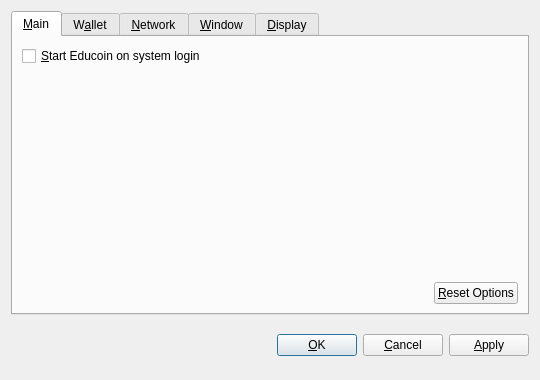
<?xml version="1.0" encoding="UTF-8"?>
<ui version="4.0">
 <class>OptionsDialog</class>
 <widget class="QDialog" name="OptionsDialog">
  <property name="geometry">
   <rect>
    <x>0</x>
    <y>0</y>
    <width>540</width>
    <height>380</height>
   </rect>
  </property>
  <property name="windowTitle">
   <string>Options</string>
  </property>
  <property name="modal">
   <bool>true</bool>
  </property>
  <layout class="QVBoxLayout" name="verticalLayout">
   <item>
    <widget class="QTabWidget" name="tabWidget">
     <property name="tabPosition">
      <enum>QTabWidget::North</enum>
     </property>
     <property name="currentIndex">
      <number>0</number>
     </property>
     <widget class="QWidget" name="tabMain">
      <attribute name="title">
       <string>&amp;Main</string>
      </attribute>
      <layout class="QVBoxLayout" name="verticalLayout_Main">
       <item>
        <widget class="QCheckBox" name="bitcoinAtStartup">
         <property name="toolTip">
          <string>Automatically start Educoin after logging in to the system.</string>
         </property>
         <property name="text">
          <string>&amp;Start Educoin on system login</string>
         </property>
        </widget>
       </item>
       <item>
        <spacer name="verticalSpacer_Main">
         <property name="orientation">
          <enum>Qt::Vertical</enum>
         </property>
         <property name="sizeHint" stdset="0">
          <size>
           <width>20</width>
           <height>40</height>
          </size>
         </property>
        </spacer>
       </item>
       <item>
        <layout class="QHBoxLayout" name="horizontalLayout_2_Main">
         <item>
          <spacer name="horizontalSpacer_2_Main">
           <property name="orientation">
            <enum>Qt::Horizontal</enum>
           </property>
           <property name="sizeHint" stdset="0">
            <size>
             <width>40</width>
             <height>20</height>
            </size>
           </property>
          </spacer>
         </item>
         <item>
          <widget class="QPushButton" name="resetButton">
           <property name="toolTip">
            <string>Reset all client options to default.</string>
           </property>
           <property name="text">
            <string>&amp;Reset Options</string>
           </property>
           <property name="autoDefault">
            <bool>false</bool>
           </property>
          </widget>
         </item>
        </layout>
       </item>
      </layout>
     </widget>
     <widget class="QWidget" name="tabWallet">
      <attribute name="title">
       <string>W&amp;allet</string>
      </attribute>
      <layout class="QVBoxLayout" name="verticalLayout_Network">
       <item>
        <widget class="QLabel" name="transactionFeeInfoLabel">
         <property name="text">
          <string>Optional transaction fee per kB that helps make sure your transactions are processed quickly. Most transactions are 1 kB.</string>
         </property>
         <property name="textFormat">
          <enum>Qt::PlainText</enum>
         </property>
         <property name="wordWrap">
          <bool>true</bool>
         </property>
        </widget>
       </item>
       <item>
        <layout class="QHBoxLayout" name="horizontalLayout_1_Main">
         <item>
          <widget class="QLabel" name="transactionFeeLabel">
           <property name="text">
            <string>Pay transaction &amp;fee</string>
           </property>
           <property name="textFormat">
            <enum>Qt::PlainText</enum>
           </property>
           <property name="buddy">
            <cstring>transactionFee</cstring>
           </property>
          </widget>
         </item>
         <item>
          <widget class="BitcoinAmountField" name="transactionFee"/>
         </item>
         <item>
          <spacer name="horizontalSpacer_1_Main">
           <property name="orientation">
            <enum>Qt::Horizontal</enum>
           </property>
           <property name="sizeHint" stdset="0">
            <size>
             <width>40</width>
             <height>20</height>
            </size>
           </property>
          </spacer>
         </item>
        </layout>
       </item>
       <item>
        <widget class="QLabel" name="label">
         <property name="text">
          <string>If you disable the spending of unconfirmed change, the change from a transaction cannot be used until that transaction has at least one confirmation. This also affects how your balance is computed.</string>
         </property>
         <property name="wordWrap">
          <bool>true</bool>
         </property>
        </widget>
       </item>
       <item>
        <widget class="QCheckBox" name="spendZeroConfChange">
         <property name="text">
          <string>Spend unconfirmed change  (experts only)</string>
         </property>
        </widget>
       </item>
       <item>
        <spacer name="verticalSpacer">
         <property name="orientation">
          <enum>Qt::Vertical</enum>
         </property>
         <property name="sizeHint" stdset="0">
          <size>
           <width>20</width>
           <height>40</height>
          </size>
         </property>
        </spacer>
       </item>
      </layout>
     </widget>
     <widget class="QWidget" name="tabNetwork">
      <attribute name="title">
       <string>&amp;Network</string>
      </attribute>
      <layout class="QVBoxLayout" name="verticalLayout_Network">
       <item>
        <widget class="QCheckBox" name="mapPortUpnp">
         <property name="toolTip">
          <string>Automatically open the Educoin client port on the router. This only works when your router supports UPnP and it is enabled.</string>
         </property>
         <property name="text">
          <string>Map port using &amp;UPnP</string>
         </property>
        </widget>
       </item>
       <item>
        <widget class="QCheckBox" name="connectSocks">
         <property name="toolTip">
          <string>Connect to the Educoin network through a SOCKS proxy (e.g. when connecting through Tor).</string>
         </property>
         <property name="text">
          <string>&amp;Connect through SOCKS proxy:</string>
         </property>
        </widget>
       </item>
       <item>
        <layout class="QHBoxLayout" name="horizontalLayout_Network">
         <item>
          <widget class="QLabel" name="proxyIpLabel">
           <property name="text">
            <string>Proxy &amp;IP:</string>
           </property>
           <property name="textFormat">
            <enum>Qt::PlainText</enum>
           </property>
           <property name="buddy">
            <cstring>proxyIp</cstring>
           </property>
          </widget>
         </item>
         <item>
          <widget class="QValidatedLineEdit" name="proxyIp">
           <property name="maximumSize">
            <size>
             <width>140</width>
             <height>16777215</height>
            </size>
           </property>
           <property name="toolTip">
            <string>IP address of the proxy (e.g. 127.0.0.1)</string>
           </property>
          </widget>
         </item>
         <item>
          <widget class="QLabel" name="proxyPortLabel">
           <property name="text">
            <string>&amp;Port:</string>
           </property>
           <property name="textFormat">
            <enum>Qt::PlainText</enum>
           </property>
           <property name="buddy">
            <cstring>proxyPort</cstring>
           </property>
          </widget>
         </item>
         <item>
          <widget class="QLineEdit" name="proxyPort">
           <property name="maximumSize">
            <size>
             <width>55</width>
             <height>16777215</height>
            </size>
           </property>
           <property name="toolTip">
            <string>Port of the proxy (e.g. 9050)</string>
           </property>
          </widget>
         </item>
         <item>
          <widget class="QLabel" name="socksVersionLabel">
           <property name="text">
            <string>SOCKS &amp;Version:</string>
           </property>
           <property name="textFormat">
            <enum>Qt::PlainText</enum>
           </property>
           <property name="buddy">
            <cstring>socksVersion</cstring>
           </property>
          </widget>
         </item>
         <item>
          <widget class="QValueComboBox" name="socksVersion">
           <property name="toolTip">
            <string>SOCKS version of the proxy (e.g. 5)</string>
           </property>
          </widget>
         </item>
         <item>
          <spacer name="horizontalSpacer_Network">
           <property name="orientation">
            <enum>Qt::Horizontal</enum>
           </property>
           <property name="sizeHint" stdset="0">
            <size>
             <width>40</width>
             <height>20</height>
            </size>
           </property>
          </spacer>
         </item>
        </layout>
       </item>
       <item>
        <spacer name="verticalSpacer_Network">
         <property name="orientation">
          <enum>Qt::Vertical</enum>
         </property>
         <property name="sizeHint" stdset="0">
          <size>
           <width>20</width>
           <height>40</height>
          </size>
         </property>
        </spacer>
       </item>
      </layout>
     </widget>
     <widget class="QWidget" name="tabWindow">
      <attribute name="title">
       <string>&amp;Window</string>
      </attribute>
      <layout class="QVBoxLayout" name="verticalLayout_Window">
       <item>
        <widget class="QCheckBox" name="minimizeToTray">
         <property name="toolTip">
          <string>Show only a tray icon after minimizing the window.</string>
         </property>
         <property name="text">
          <string>&amp;Minimize to the tray instead of the taskbar</string>
         </property>
        </widget>
       </item>
       <item>
        <widget class="QCheckBox" name="minimizeOnClose">
         <property name="toolTip">
          <string>Minimize instead of exit the application when the window is closed. When this option is enabled, the application will be closed only after selecting Quit in the menu.</string>
         </property>
         <property name="text">
          <string>M&amp;inimize on close</string>
         </property>
        </widget>
       </item>
       <item>
        <spacer name="verticalSpacer_Window">
         <property name="orientation">
          <enum>Qt::Vertical</enum>
         </property>
         <property name="sizeHint" stdset="0">
          <size>
           <width>20</width>
           <height>40</height>
          </size>
         </property>
        </spacer>
       </item>
      </layout>
     </widget>
     <widget class="QWidget" name="tabDisplay">
      <attribute name="title">
       <string>&amp;Display</string>
      </attribute>
      <layout class="QVBoxLayout" name="verticalLayout_Display">
       <item>
        <layout class="QHBoxLayout" name="horizontalLayout_1_Display">
         <item>
          <widget class="QLabel" name="langLabel">
           <property name="text">
            <string>User Interface &amp;language:</string>
           </property>
           <property name="textFormat">
            <enum>Qt::PlainText</enum>
           </property>
           <property name="buddy">
            <cstring>lang</cstring>
           </property>
          </widget>
         </item>
         <item>
          <widget class="QValueComboBox" name="lang">
           <property name="toolTip">
            <string>The user interface language can be set here. This setting will take effect after restarting Educoin.</string>
           </property>
          </widget>
         </item>
        </layout>
       </item>
       <item>
        <layout class="QHBoxLayout" name="horizontalLayout_2_Display">
         <item>
          <widget class="QLabel" name="unitLabel">
           <property name="text">
            <string>&amp;Unit to show amounts in:</string>
           </property>
           <property name="textFormat">
            <enum>Qt::PlainText</enum>
           </property>
           <property name="buddy">
            <cstring>unit</cstring>
           </property>
          </widget>
         </item>
         <item>
          <widget class="QValueComboBox" name="unit">
           <property name="toolTip">
            <string>Choose the default subdivision unit to show in the interface and when sending coins.</string>
           </property>
          </widget>
         </item>
        </layout>
       </item>
       <item>
        <widget class="QCheckBox" name="displayAddresses">
         <property name="toolTip">
          <string>Whether to show Educoin addresses in the transaction list or not.</string>
         </property>
         <property name="text">
          <string>&amp;Display addresses in transaction list</string>
         </property>
        </widget>
       </item>
       <item>
        <widget class="QCheckBox" name="coinControlFeatures">
         <property name="toolTip">
          <string>Whether to show coin control features or not.</string>
         </property>
         <property name="text">
          <string>Display coin &amp;control features (experts only!)</string>
         </property>
        </widget>
       </item>
       <item>
        <spacer name="verticalSpacer_Display">
         <property name="orientation">
          <enum>Qt::Vertical</enum>
         </property>
         <property name="sizeHint" stdset="0">
          <size>
           <width>20</width>
           <height>40</height>
          </size>
         </property>
        </spacer>
       </item>
      </layout>
     </widget>
    </widget>
   </item>
   <item>
    <layout class="QHBoxLayout" name="horizontalLayout_Buttons">
     <item>
      <spacer name="horizontalSpacer_1">
       <property name="orientation">
        <enum>Qt::Horizontal</enum>
       </property>
       <property name="sizeHint" stdset="0">
        <size>
         <width>40</width>
         <height>48</height>
        </size>
       </property>
      </spacer>
     </item>
     <item>
      <widget class="QLabel" name="statusLabel">
       <property name="font">
        <font>
         <weight>75</weight>
         <bold>true</bold>
        </font>
       </property>
       <property name="text">
        <string/>
       </property>
       <property name="textFormat">
        <enum>Qt::PlainText</enum>
       </property>
       <property name="wordWrap">
        <bool>true</bool>
       </property>
      </widget>
     </item>
     <item>
      <spacer name="horizontalSpacer_2">
       <property name="orientation">
        <enum>Qt::Horizontal</enum>
       </property>
       <property name="sizeHint" stdset="0">
        <size>
         <width>40</width>
         <height>48</height>
        </size>
       </property>
      </spacer>
     </item>
     <item>
      <widget class="QPushButton" name="okButton">
       <property name="text">
        <string>&amp;OK</string>
       </property>
      </widget>
     </item>
     <item>
      <widget class="QPushButton" name="cancelButton">
       <property name="text">
        <string>&amp;Cancel</string>
       </property>
       <property name="autoDefault">
        <bool>false</bool>
       </property>
      </widget>
     </item>
     <item>
      <widget class="QPushButton" name="applyButton">
       <property name="text">
        <string>&amp;Apply</string>
       </property>
       <property name="autoDefault">
        <bool>false</bool>
       </property>
      </widget>
     </item>
    </layout>
   </item>
  </layout>
 </widget>
 <customwidgets>
  <customwidget>
   <class>BitcoinAmountField</class>
   <extends>QSpinBox</extends>
   <header>bitcoinamountfield.h</header>
  </customwidget>
  <customwidget>
   <class>QValueComboBox</class>
   <extends>QComboBox</extends>
   <header>qvaluecombobox.h</header>
  </customwidget>
  <customwidget>
   <class>QValidatedLineEdit</class>
   <extends>QLineEdit</extends>
   <header>qvalidatedlineedit.h</header>
  </customwidget>
 </customwidgets>
 <resources/>
 <connections/>
</ui>
